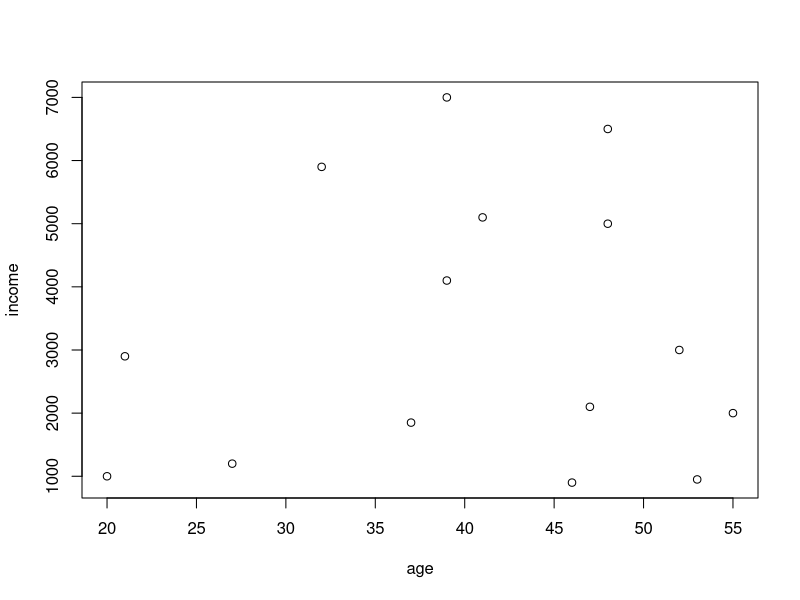
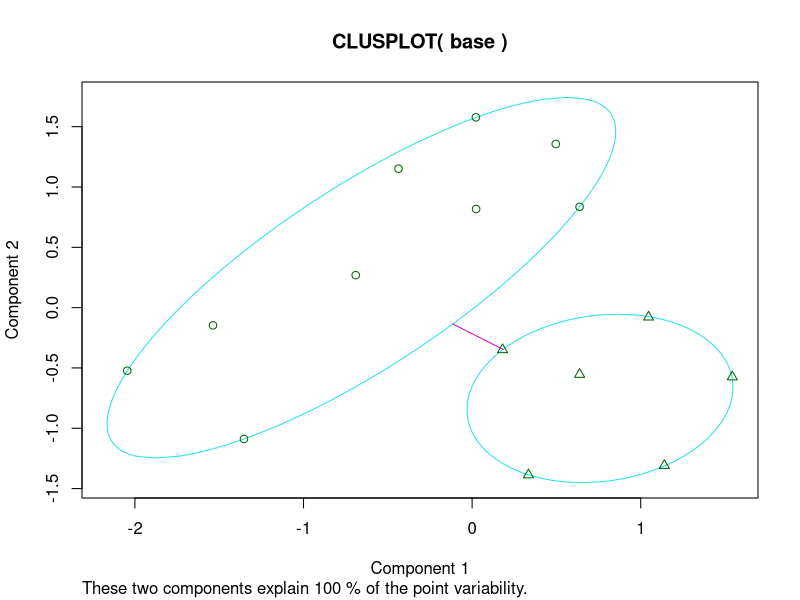

Source code (R) for these figures, in order:
age = c(20,  27,  21,  37,  46, 53, 55,  47,  52,  32,  39,  41,  39,  48,  48)
income = c(1000,1200,2900,1850,900,950,2000,2100,3000,5900,4100,5100,7000,5000,6500)
base = data.frame(age, income)

base = scale(base)

plot(age, income)

library(dbscan)

dbscan = dbscan(base, eps = 0.95, minPts = 3)
predict = dbscan$cluster

library(cluster)
clusplot(base, predict)
